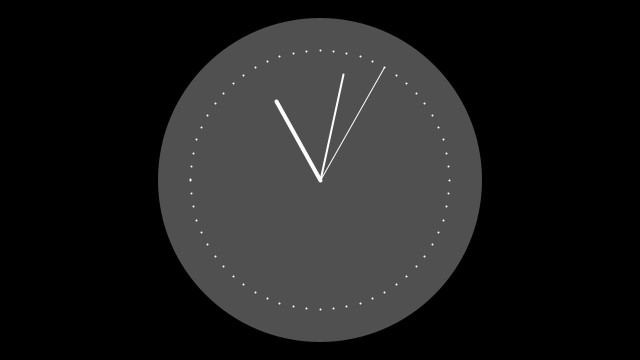
Frame 1 (no input)
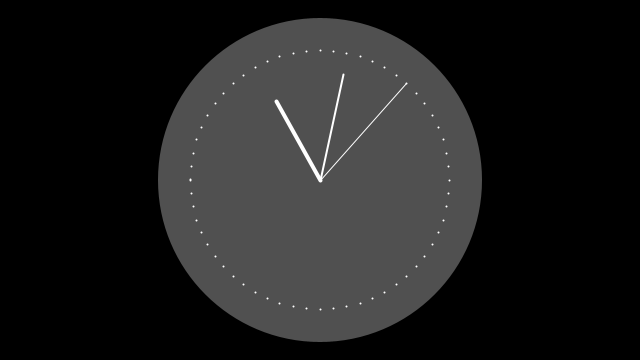
Frame 60 (the mouse pressed at the canvas centre just before this capture)
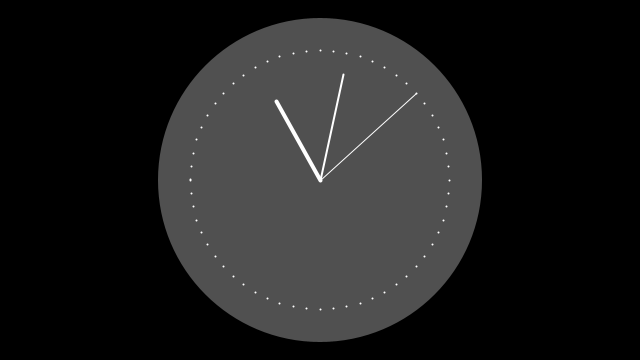
Frame 120 (the mouse held since frame 60 and released just before this capture)

The Processing sketch that drew these frames (run headless with seeded random() and noise(); from frame 60 on, the mouse is pressed at the canvas centre):

// Processing sketch: ex_21_time_clock_radial
// ── ex_21_time_clock_radial.pde
/* https://processing.org/examples/clock.html
 *
 */
int cx, cy;
float secondsRadius;
float minutesRadius;
float hoursRadius;
float clockDiameter;

void setup() {
  size(640, 360);
  stroke(255);
  
  int radius = min(width, height) / 2;
  secondsRadius = radius * 0.72;
  minutesRadius = radius * 0.60;
  hoursRadius = radius * 0.50;
  clockDiameter = radius * 1.8;
  
  cx = width / 2;
  cy = height / 2;
}

void draw() {
  background(0);
  
  // Draw the clock background
  fill(80);
  noStroke();
  ellipse(cx, cy, clockDiameter, clockDiameter);
  
  // Angles for sin() and cos() start at 3 o'clock;
  // subtract HALF_PI to make them start at the top
  float s = map(second(), 0, 60, 0, TWO_PI) - HALF_PI;
  float m = map(minute() + norm(second(), 0, 60), 0, 60, 0, TWO_PI) - HALF_PI; 
  float h = map(hour() + norm(minute(), 0, 60), 0, 24, 0, TWO_PI * 2) - HALF_PI;
  
  // Draw the hands of the clock
  stroke(255);
  strokeWeight(1);
  line(cx, cy, cx + cos(s) * secondsRadius, cy + sin(s) * secondsRadius);
  strokeWeight(2);
  line(cx, cy, cx + cos(m) * minutesRadius, cy + sin(m) * minutesRadius);
  strokeWeight(4);
  line(cx, cy, cx + cos(h) * hoursRadius, cy + sin(h) * hoursRadius);
  
  // Draw the minute ticks
  strokeWeight(2);
  beginShape(POINTS);
  for (int a = 0; a < 360; a+=6) {
    float angle = radians(a);
    float x = cx + cos(angle) * secondsRadius;
    float y = cy + sin(angle) * secondsRadius;
    vertex(x, y);
  }
  endShape();
}
